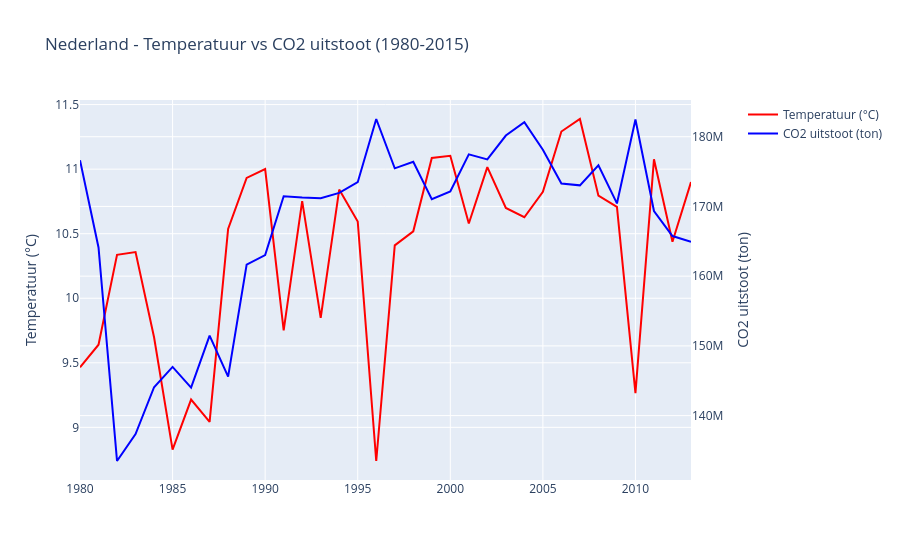

Notebook code cell kept with this figure:
### Code cell
from plotly.subplots import make_subplots
import plotly.graph_objects as go

# Filter op Nederland
df_nl = df_merged_clean[df_merged_clean["Country"] == "Netherlands"]

# Maak grafiek met twee y-assen
fig = make_subplots(specs=[[{"secondary_y": True}]])

# Temperatuur lijn
fig.add_trace(
    go.Scatter(x=df_nl["jaar"], y=df_nl["AverageTemperature"], name="Temperatuur (°C)", line=dict(color="red")),
    secondary_y=False
)

# CO2 lijn
fig.add_trace(
    go.Scatter(x=df_nl["jaar"], y=df_nl["emissions_total"], name="CO2 uitstoot (ton)", line=dict(color="blue")),
    secondary_y=True
)

fig.update_layout(title="Nederland - Temperatuur vs CO2 uitstoot (1980-2015)")
fig.update_yaxes(title_text="Temperatuur (°C)", secondary_y=False)
fig.update_yaxes(title_text="CO2 uitstoot (ton)", secondary_y=True)

fig.show()

### Figure 1 — Plotly figure (JSON) as saved in the notebook; plotly's stock layout.template omitted (floating-point values rounded to 4 significant figures)
{"data": [{"line": {"color": "red"}, "name": "Temperatuur (°C)", "type": "scatter", "x": [1980, 1981, 1982, 1983, 1984, 1985, 1986, 1987, 1988, 1989, 1990, 1991, 1992, 1993, 1994, 1995, 1996, 1997, 1998, 1999, 2000, 2001, 2002, 2003, 2004, 2005, 2006, 2007, 2008, 2009, 2010, 2011, 2012, 2013], "xaxis": "x", "y": [9.465, 9.64, 10.34, 10.36, 9.697, 8.828, 9.215, 9.042, 10.54, 10.93, 11.0, 9.751, 10.75, 9.848, 10.84, 10.59, 8.739, 10.41, 10.52, 11.09, 11.1, 10.58, 11.02, 10.7, 10.63, 10.82, 11.29, 11.39, 10.79, 10.71, 9.265, 11.08, 10.44, 10.9], "yaxis": "y"}, {"line": {"color": "blue"}, "name": "CO2 uitstoot (ton)", "type": "scatter", "x": [1980, 1981, 1982, 1983, 1984, 1985, 1986, 1987, 1988, 1989, 1990, 1991, 1992, 1993, 1994, 1995, 1996, 1997, 1998, 1999, 2000, 2001, 2002, 2003, 2004, 2005, 2006, 2007, 2008, 2009, 2010, 2011, 2012, 2013], "xaxis": "x", "y": [176600000.0, 164100000.0, 133500000.0, 137400000.0, 144100000.0, 147000000.0, 144000000.0, 151500000.0, 145600000.0, 161700000.0, 163000000.0, 171500000.0, 171300000.0, 171200000.0, 172000000.0, 173500000.0, 182500000.0, 175500000.0, 176400000.0, 171100000.0, 172200000.0, 177500000.0, 176700000.0, 180200000.0, 182100000.0, 178100000.0, 173300000.0, 173000000.0, 175900000.0, 170400000.0, 182500000.0, 169300000.0, 165800000.0, 164900000.0], "yaxis": "y2"}], "layout": {"title": {"text": "Nederland - Temperatuur vs CO2 uitstoot (1980-2015)"}, "xaxis": {"anchor": "y", "domain": [0, 0.94]}, "yaxis": {"anchor": "x", "domain": [0, 1], "title": {"text": "Temperatuur (°C)"}}, "yaxis2": {"anchor": "x", "overlaying": "y", "side": "right", "title": {"text": "CO2 uitstoot (ton)"}}}}
